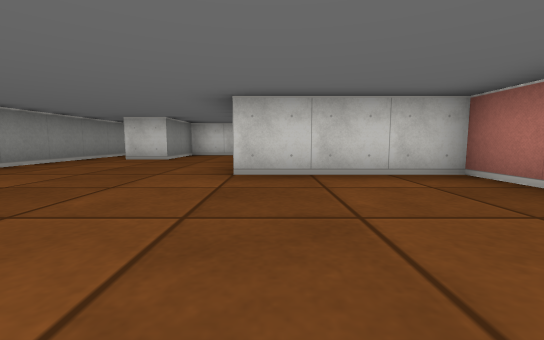
view 1 (above)

17 first-person views from a walk through a cub3D level. The camera is about half as high as the walls, tilts 6° down and sees 90° across. The floor is counted in squares. Each view is taken from the middle of a square. On the plan, view 1 faces up. The plan holds only what a view shows up to about 9 squares ahead; the rest is blank.

view 2
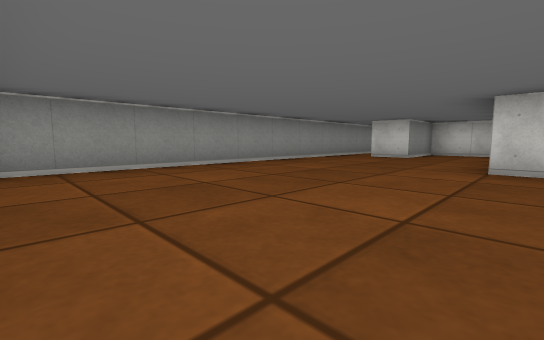

view 3
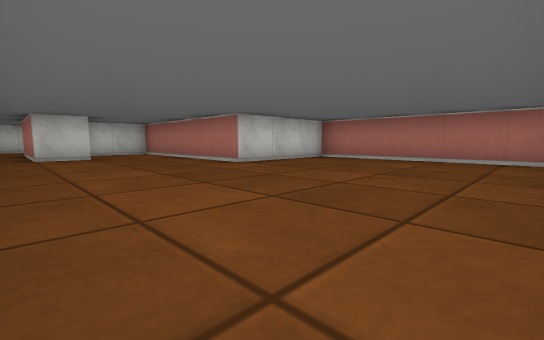

view 4
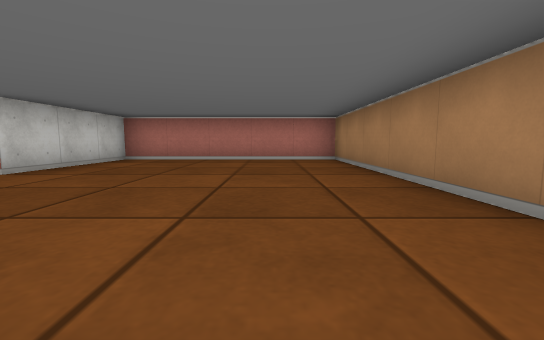

view 5
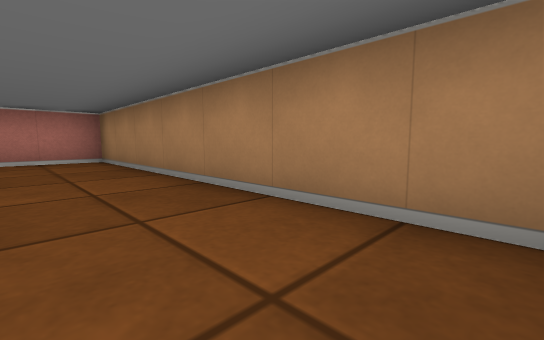

view 6
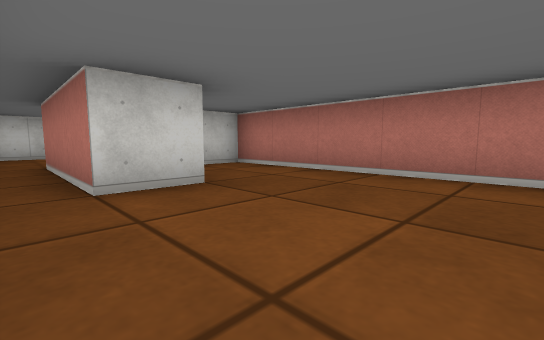

view 7
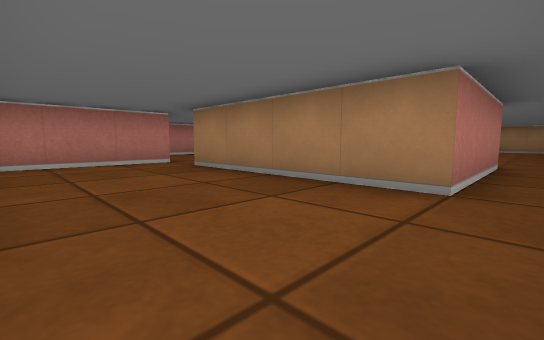

view 8
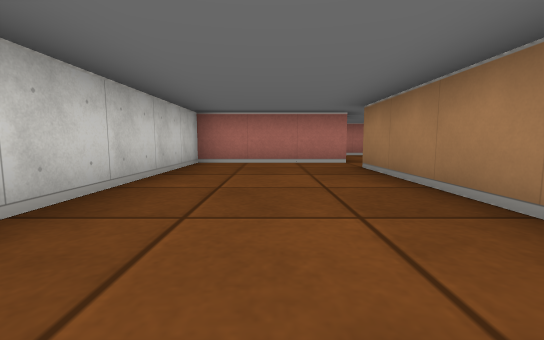

view 9
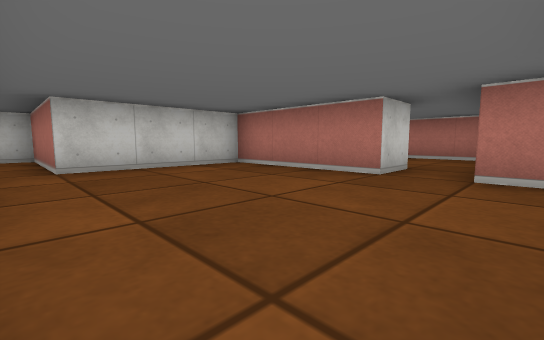

view 10
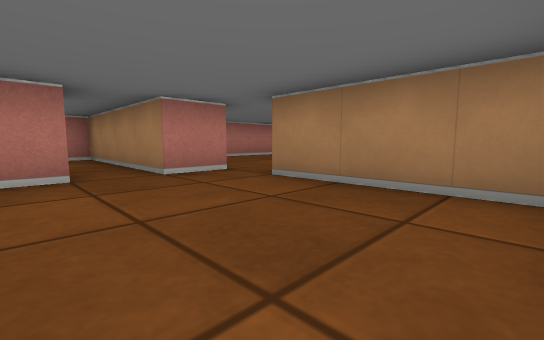

view 11
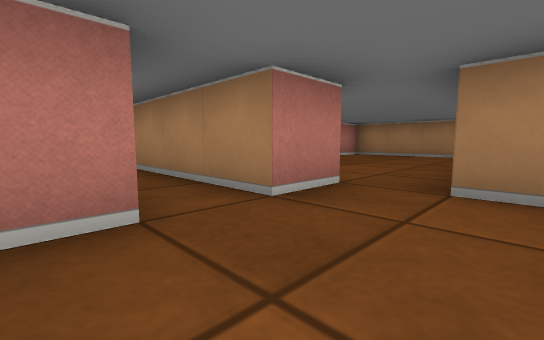

view 12
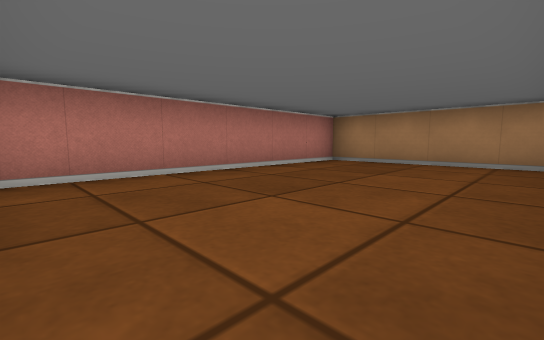

view 13
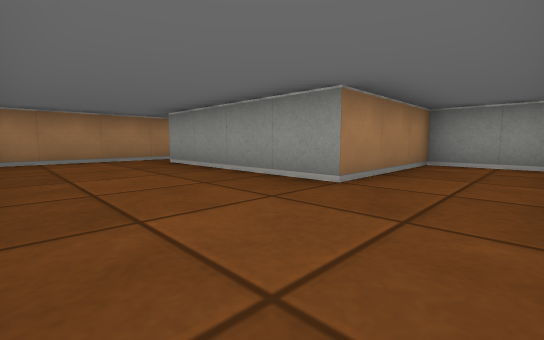

view 14
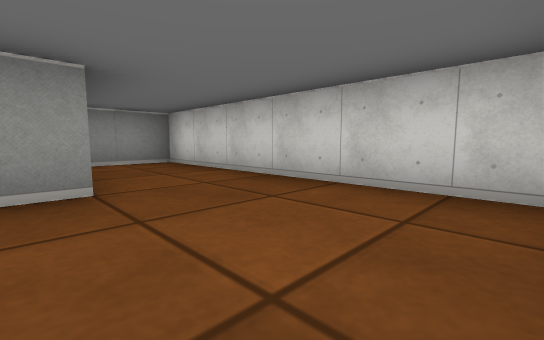

view 15
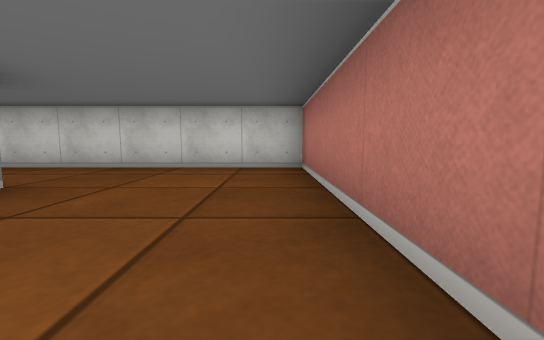

view 16
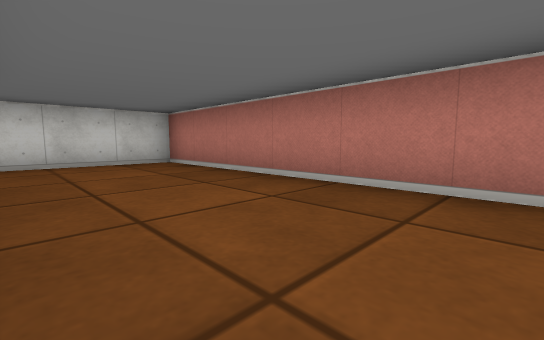

view 17
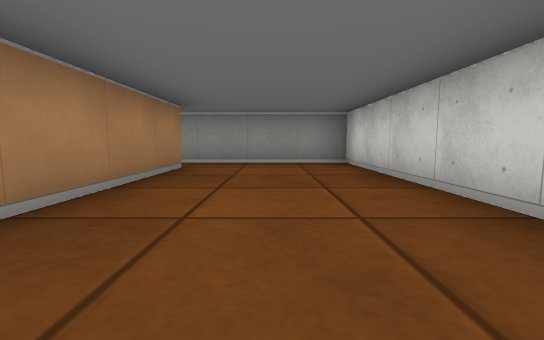

### Floor plan
Ten units are one square. View 1 is at (0, 0); x grows to the right and y downward. Boxes are objects, and circles mark ways between rooms. Rooms are numbered by the first view taken in them; rooms with no view inside come last. Other rooms are left out.
<svg viewBox="-50 -130 140 150">
<path fill="none" stroke="#000" d="M-41 15 25 15 25 -35 -5 -35 -5 -85 -25 -85 -25 -65 -35 -65M-45 -66 -45 11M15 -95 15 -125 -45 -125 -45 -66M-35 -65 -35 -95 5 -95M45 -65 45 -95 15 -95M9 -45 35 -45M45 -44 45 -55M39 15 75 15 75 -41M45 -55 85 -55 85 -125 25 -125 25 -105 55 -105 55 -65 45 -65"/>
<circle cx="-40" cy="-70" r="3" fill="#2a7"/>
<circle cx="10" cy="-90" r="3" fill="#2a7"/>
<circle cx="40" cy="-40" r="3" fill="#2a7"/>
<circle cx="50" cy="-60" r="3" fill="#2a7"/>
<text x="-10" y="-20">1</text>
<text x="-20" y="-110">2</text>
<text x="20" y="-70">3</text>
<text x="50" y="-20">4</text>
<text x="60" y="-90">5</text>
</svg>
Room 1 opens to room 2. Room 2 opens to room 3. Room 3 opens to room 4. Room 3 opens to room 5.

Where each view was taken, in squares from view 1:
view 1: 0 up, 0 right, facing up
view 2: 1 down, 0 right, facing up-left
view 3: 1 down, 4 left, facing up-right
view 4: 0 up, 4 left, facing right
view 5: 0 up, 4 left, facing down-right
view 6: 4 up, 4 left, facing up-right
view 7: 12 up, 4 left, facing down-right
view 8: 11 up, 4 left, facing right
view 9: 5 up, 1 right, facing up-right
view 10: 7 up, 1 right, facing down-right
view 11: 7 up, 3 right, facing down-right
view 12: 4 up, 4 right, facing down-right
view 13: 12 up, 8 right, facing down-left
view 14: 10 up, 8 right, facing up-left
view 15: 8 up, 8 right, facing up
view 16: 7 up, 6 right, facing up-right
view 17: 11 up, 1 right, facing left
